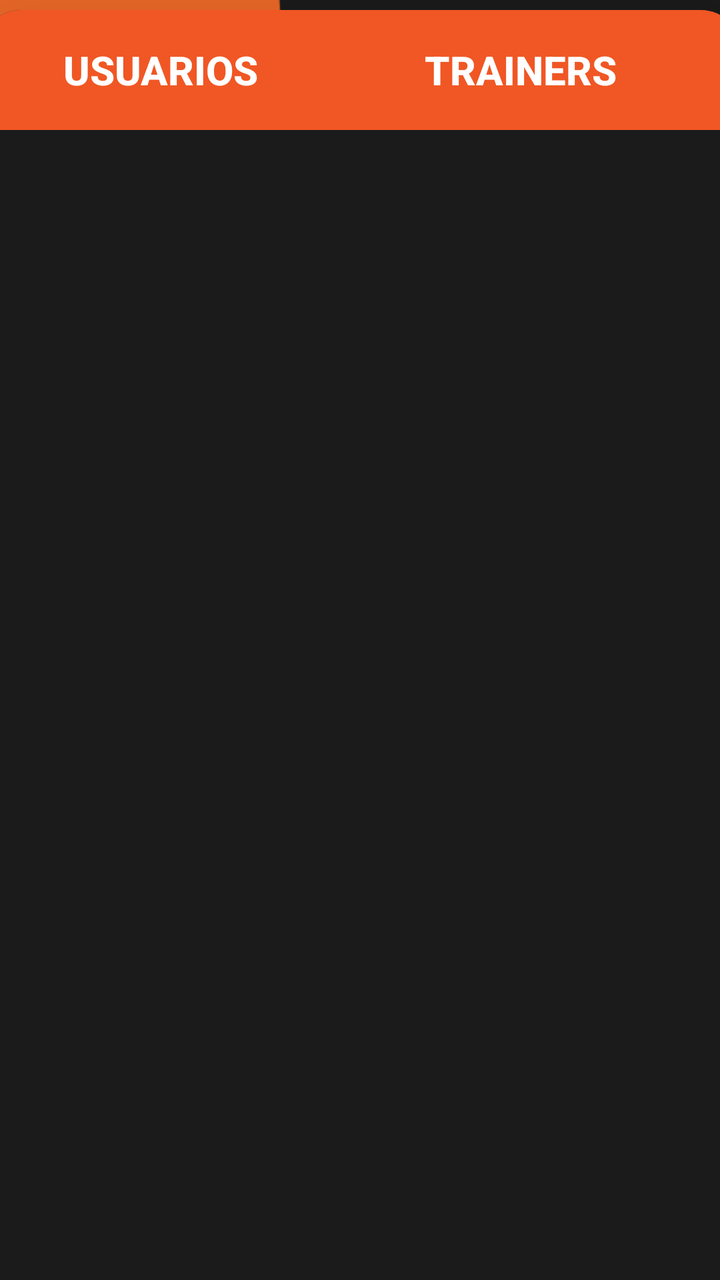
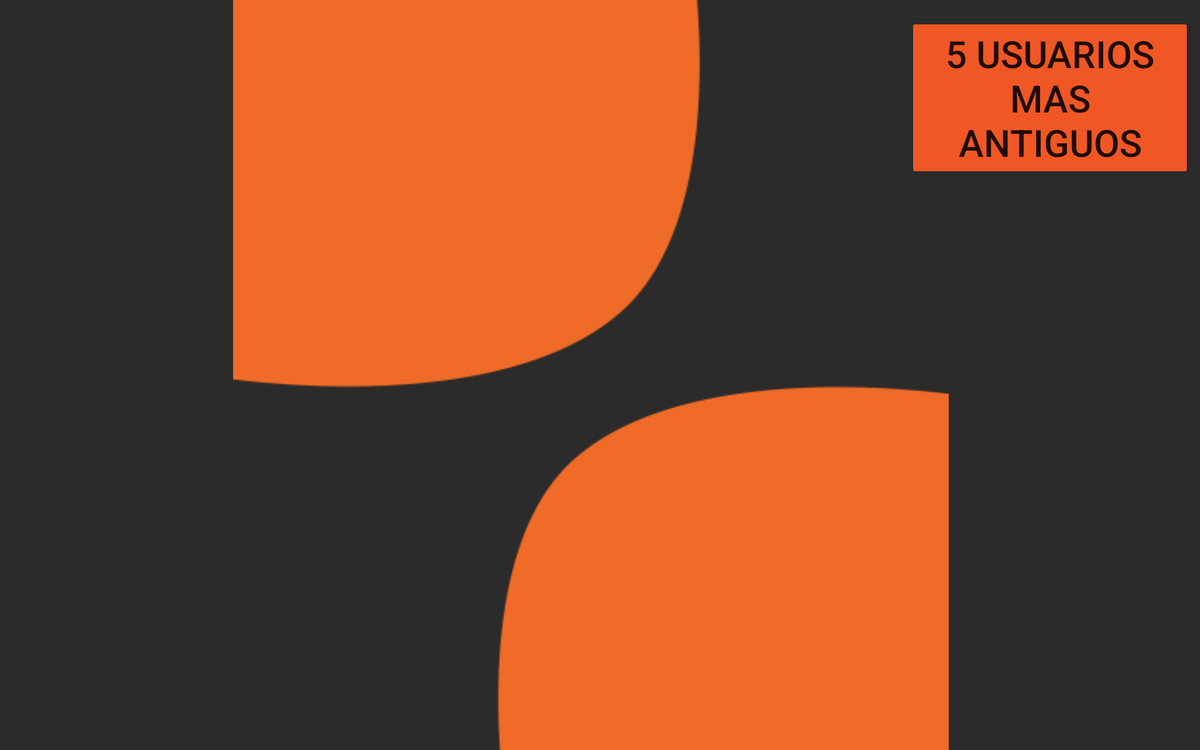

First picture: res/layout/ on a phone held upright. Second picture: the repository's own variant of that layout, on a device whose configuration matches the variant's folder. Source for both follows.
<!-- AndroidManifest.xml: activity theme Theme.AppCompat.Light.NoActionBar -->
<!-- res/layout/activity_usuarios.xml -->
<?xml version="1.0" encoding="utf-8"?>
<androidx.constraintlayout.widget.ConstraintLayout xmlns:android="http://schemas.android.com/apk/res/android"
    xmlns:app="http://schemas.android.com/apk/res-auto"
    xmlns:tools="http://schemas.android.com/tools"
    android:layout_width="match_parent"
    android:layout_height="match_parent"
    android:background="#1B1B1B"
    tools:context=".UsuariosActivity">

    <ImageView
        android:id="@+id/triangulo1"
        android:layout_width="328dp"
        android:layout_height="326dp"
        android:layout_marginTop="-80dp"
        android:layout_marginEnd="120dp"
        app:layout_constraintEnd_toEndOf="parent"
        app:layout_constraintTop_toTopOf="parent"
        app:srcCompat="@drawable/triangulo" />

    <ImageView
        android:id="@+id/triangulo2"
        android:layout_width="328dp"
        android:layout_height="326dp"
        android:layout_marginStart="120dp"
        android:layout_marginBottom="-80dp"
        app:layout_constraintBottom_toBottomOf="parent"
        app:layout_constraintStart_toStartOf="parent"
        app:srcCompat="@drawable/triangulo2" />

    <ImageButton
        android:id="@+id/btnSalirUsuarios"
        android:layout_width="60dp"
        android:layout_height="50dp"
        android:layout_alignParentRight="true"
        android:layout_marginTop="8dp"
        android:layout_marginRight="10dp"
        android:background="@drawable/botonsalir"
        android:src="@drawable/closeboton2"></ImageButton>
    
    
    <androidx.cardview.widget.CardView
        android:layout_width="380dp"
        android:layout_height="650dp"
        app:layout_constraintTop_toBottomOf="@+id/triangulo1"
        app:layout_constraintBottom_toTopOf="@+id/triangulo2"
        app:layout_constraintRight_toRightOf="parent"
        app:layout_constraintLeft_toLeftOf="parent"
        app:cardCornerRadius="20dp"
        app:cardElevation="50dp"
        android:layout_marginTop="20dp">


        <RelativeLayout
            android:layout_width="match_parent"
            android:layout_height="match_parent"
            android:background="#1B1B1B"
            >


            <LinearLayout
                android:layout_width="match_parent"
                android:layout_height="60dp"
                android:id="@+id/usuariosHeader"
                android:orientation="horizontal"
                android:background="#F05724">


                <Button
                    android:layout_width="180dp"
                    android:layout_height="match_parent"
                    android:backgroundTint="#F05724"
                    android:id="@+id/btnUsuarios"
                    android:insetTop="0dp"
                    android:background="@android:color/transparent"
                    android:layout_gravity="center"
                    android:text="@string/txtUsuarios"
                    android:textColor="@color/white"
                    android:textStyle="bold"
                    android:textSize="20sp"></Button>

                <Button
                    android:layout_width="180dp"
                    android:layout_height="match_parent"
                    android:id="@+id/btnTrainers"
                    android:background="@android:color/transparent"
                    android:backgroundTint="#F05724"
                    android:insetTop="0dp"
                    android:layout_gravity="center"
                    android:text="@string/txtTrainers"
                    android:textColor="@color/white"
                    android:textStyle="bold"
                    android:textSize="20sp"></Button>


            </LinearLayout>


            <androidx.recyclerview.widget.RecyclerView
                android:id="@+id/usuariosRecyclerView"
                android:layout_width="match_parent"
                android:layout_height="wrap_content"
                android:layout_below="@+id/usuariosHeader"
                android:background="@android:color/transparent" />

        </RelativeLayout>



    </androidx.cardview.widget.CardView>


    
</androidx.constraintlayout.widget.ConstraintLayout>
<!-- resources referenced by this layout -->
<resources>
  <color name="white">#FFFFFFFF</color>
  <!-- drawable botonsalir (drawable-v24) -->
  <?xml version="1.0" encoding="utf-8"?>
  <selector xmlns:android="http://schemas.android.com/apk/res/android">
      <item>
          <shape android:shape="rectangle">
              <corners android:radius="50dp"></corners>
          </shape>
      </item>
  </selector>
  <!-- drawable closeboton2 (drawable-v24) -->
  <vector xmlns:android="http://schemas.android.com/apk/res/android"
      android:width="34dp"
      android:height="34dp"
      android:viewportWidth="24"
      android:viewportHeight="24">
    <path
        android:fillColor="@color/white"
        android:pathData="M19,6.41L17.59,5 12,10.59 6.41,5 5,6.41 10.59,12 5,17.59 6.41,19 12,13.41 17.59,19 19,17.59 13.41,12z"/>
  </vector>
  <!-- drawable triangulo: png bitmap (drawable-v24, 3050 bytes) -->
  <!-- drawable triangulo2: png bitmap (drawable-v24, 3008 bytes) -->
  <string name="txtTrainers">TRAINERS</string>
  <string name="txtUsuarios">Usuarios</string>
</resources>
<!-- res/layout-sw720dp/activity_usuarios.xml (the repository's variant of the layout above) -->
<!-- drawn on a large tablet held sideways -->
<?xml version="1.0" encoding="utf-8"?>
<androidx.constraintlayout.widget.ConstraintLayout xmlns:android="http://schemas.android.com/apk/res/android"
    xmlns:app="http://schemas.android.com/apk/res-auto"
    xmlns:tools="http://schemas.android.com/tools"
    android:layout_width="match_parent"
    android:layout_height="match_parent"
    android:background="#2B2B2B"
    tools:context=".UsuariosActivity">


    <ImageView
        android:id="@+id/triangulo1"
        android:layout_width="715dp"
        android:layout_height="551dp"
        android:layout_marginTop="-80dp"
        android:layout_marginEnd="316dp"
        app:layout_constraintEnd_toEndOf="parent"
        app:layout_constraintTop_toTopOf="parent"
        app:srcCompat="@drawable/triangulo" />

    <ImageView
        android:id="@+id/triangulo2"
        android:layout_width="749dp"
        android:layout_height="517dp"
        android:layout_marginStart="292dp"
        android:layout_marginBottom="-80dp"
        app:layout_constraintBottom_toBottomOf="parent"
        app:layout_constraintStart_toStartOf="parent"
        app:srcCompat="@drawable/triangulo2" />

    <androidx.cardview.widget.CardView
        android:layout_width="700dp"
        android:layout_height="920dp"
        app:layout_constraintTop_toBottomOf="@+id/triangulo1"
        app:layout_constraintBottom_toTopOf="@+id/triangulo2"
        app:layout_constraintRight_toRightOf="parent"
        app:layout_constraintLeft_toLeftOf="parent"
        app:cardCornerRadius="20dp"
        app:cardElevation="50dp"
        android:layout_marginTop="20dp">


        <RelativeLayout
            android:layout_width="match_parent"
            android:layout_height="match_parent"
            android:background="#2B2B2B"
            >


            <LinearLayout
                android:layout_width="match_parent"
                android:layout_height="80dp"
                android:id="@+id/usuariosHeader"
                android:orientation="horizontal"
                android:background="#F05724">


                <Button
                    android:layout_width="350dp"
                    android:layout_height="match_parent"
                    android:backgroundTint="#F05724"
                    android:id="@+id/btnUsuarios"
                    android:insetTop="0dp"
                    android:background="@android:color/transparent"
                    android:layout_gravity="center"
                    android:text="@string/txtUsuarios"
                    android:textColor="@color/white"
                    android:textStyle="bold"
                    android:textSize="50sp"></Button>

                <Button
                    android:layout_width="350dp"
                    android:layout_height="match_parent"
                    android:id="@+id/btnTrainers"
                    android:background="@android:color/transparent"
                    android:backgroundTint="#F05724"
                    android:insetTop="0dp"
                    android:layout_gravity="center"
                    android:text="@string/txtTrainers"
                    android:textColor="@color/white"
                    android:textStyle="bold"
                    android:textSize="50sp"></Button>


            </LinearLayout>


            <androidx.recyclerview.widget.RecyclerView
                android:id="@+id/usuariosRecyclerView"
                android:layout_width="match_parent"
                android:layout_height="wrap_content"
                android:layout_below="@+id/usuariosHeader"
                android:background="@android:color/transparent" />

        </RelativeLayout>



    </androidx.cardview.widget.CardView>


    <Button
        android:layout_width="300dp"
        android:layout_height="wrap_content"
        android:id="@+id/btnAntiguos"
        android:backgroundTint="#F05724"
        android:text="@string/txtAntiguos"
        android:layout_marginTop="20dp"
        android:textSize="40sp"
        app:layout_constraintTop_toTopOf="parent"
        app:layout_constraintRight_toRightOf="parent"
        android:layout_marginRight="10dp"></Button>
    
</androidx.constraintlayout.widget.ConstraintLayout>
<!-- resources referenced by the variant -->
<!-- as a large tablet held sideways resolves them -->
<resources>
  <color name="white">#FFFFFFFF</color>
  <!-- drawable triangulo: png bitmap (drawable-v24, 3050 bytes) -->
  <!-- drawable triangulo2: png bitmap (drawable-v24, 3008 bytes) -->
  <string name="txtAntiguos">5 USUARIOS MAS ANTIGUOS</string>
  <string name="txtTrainers">TRAINERS</string>
  <string name="txtUsuarios">Usuarios</string>
</resources>
